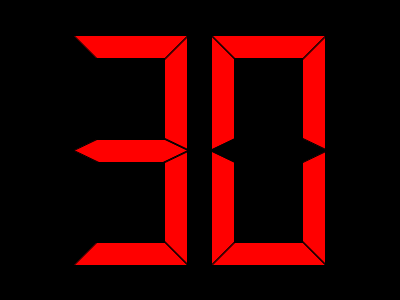
<?xml version="1.0" encoding="UTF-8"?>
<ui version="4.0">
 <class>ShotClockDisplay</class>
 <widget class="QWidget" name="ShotClockDisplay">
  <property name="geometry">
   <rect>
    <x>0</x>
    <y>0</y>
    <width>400</width>
    <height>300</height>
   </rect>
  </property>
  <property name="palette">
   <palette>
    <active>
     <colorrole role="WindowText">
      <brush brushstyle="SolidPattern">
       <color alpha="255">
        <red>255</red>
        <green>0</green>
        <blue>0</blue>
       </color>
      </brush>
     </colorrole>
     <colorrole role="Button">
      <brush brushstyle="SolidPattern">
       <color alpha="255">
        <red>0</red>
        <green>0</green>
        <blue>0</blue>
       </color>
      </brush>
     </colorrole>
     <colorrole role="Light">
      <brush brushstyle="SolidPattern">
       <color alpha="255">
        <red>0</red>
        <green>0</green>
        <blue>0</blue>
       </color>
      </brush>
     </colorrole>
     <colorrole role="Midlight">
      <brush brushstyle="SolidPattern">
       <color alpha="255">
        <red>0</red>
        <green>0</green>
        <blue>0</blue>
       </color>
      </brush>
     </colorrole>
     <colorrole role="Dark">
      <brush brushstyle="SolidPattern">
       <color alpha="255">
        <red>0</red>
        <green>0</green>
        <blue>0</blue>
       </color>
      </brush>
     </colorrole>
     <colorrole role="Mid">
      <brush brushstyle="SolidPattern">
       <color alpha="255">
        <red>0</red>
        <green>0</green>
        <blue>0</blue>
       </color>
      </brush>
     </colorrole>
     <colorrole role="Text">
      <brush brushstyle="SolidPattern">
       <color alpha="255">
        <red>255</red>
        <green>0</green>
        <blue>0</blue>
       </color>
      </brush>
     </colorrole>
     <colorrole role="BrightText">
      <brush brushstyle="SolidPattern">
       <color alpha="255">
        <red>255</red>
        <green>0</green>
        <blue>0</blue>
       </color>
      </brush>
     </colorrole>
     <colorrole role="ButtonText">
      <brush brushstyle="SolidPattern">
       <color alpha="255">
        <red>255</red>
        <green>0</green>
        <blue>0</blue>
       </color>
      </brush>
     </colorrole>
     <colorrole role="Base">
      <brush brushstyle="SolidPattern">
       <color alpha="255">
        <red>0</red>
        <green>0</green>
        <blue>0</blue>
       </color>
      </brush>
     </colorrole>
     <colorrole role="Window">
      <brush brushstyle="SolidPattern">
       <color alpha="255">
        <red>0</red>
        <green>0</green>
        <blue>0</blue>
       </color>
      </brush>
     </colorrole>
     <colorrole role="Shadow">
      <brush brushstyle="SolidPattern">
       <color alpha="255">
        <red>0</red>
        <green>0</green>
        <blue>0</blue>
       </color>
      </brush>
     </colorrole>
     <colorrole role="HighlightedText">
      <brush brushstyle="SolidPattern">
       <color alpha="255">
        <red>255</red>
        <green>0</green>
        <blue>0</blue>
       </color>
      </brush>
     </colorrole>
     <colorrole role="AlternateBase">
      <brush brushstyle="SolidPattern">
       <color alpha="255">
        <red>0</red>
        <green>0</green>
        <blue>0</blue>
       </color>
      </brush>
     </colorrole>
     <colorrole role="NoRole">
      <brush brushstyle="SolidPattern">
       <color alpha="255">
        <red>255</red>
        <green>0</green>
        <blue>0</blue>
       </color>
      </brush>
     </colorrole>
     <colorrole role="ToolTipBase">
      <brush brushstyle="SolidPattern">
       <color alpha="255">
        <red>255</red>
        <green>255</green>
        <blue>220</blue>
       </color>
      </brush>
     </colorrole>
     <colorrole role="ToolTipText">
      <brush brushstyle="SolidPattern">
       <color alpha="255">
        <red>0</red>
        <green>0</green>
        <blue>0</blue>
       </color>
      </brush>
     </colorrole>
     <colorrole role="PlaceholderText">
      <brush brushstyle="SolidPattern">
       <color alpha="128">
        <red>255</red>
        <green>0</green>
        <blue>0</blue>
       </color>
      </brush>
     </colorrole>
    </active>
    <inactive>
     <colorrole role="WindowText">
      <brush brushstyle="SolidPattern">
       <color alpha="255">
        <red>255</red>
        <green>0</green>
        <blue>0</blue>
       </color>
      </brush>
     </colorrole>
     <colorrole role="Button">
      <brush brushstyle="SolidPattern">
       <color alpha="255">
        <red>0</red>
        <green>0</green>
        <blue>0</blue>
       </color>
      </brush>
     </colorrole>
     <colorrole role="Light">
      <brush brushstyle="SolidPattern">
       <color alpha="255">
        <red>0</red>
        <green>0</green>
        <blue>0</blue>
       </color>
      </brush>
     </colorrole>
     <colorrole role="Midlight">
      <brush brushstyle="SolidPattern">
       <color alpha="255">
        <red>0</red>
        <green>0</green>
        <blue>0</blue>
       </color>
      </brush>
     </colorrole>
     <colorrole role="Dark">
      <brush brushstyle="SolidPattern">
       <color alpha="255">
        <red>0</red>
        <green>0</green>
        <blue>0</blue>
       </color>
      </brush>
     </colorrole>
     <colorrole role="Mid">
      <brush brushstyle="SolidPattern">
       <color alpha="255">
        <red>0</red>
        <green>0</green>
        <blue>0</blue>
       </color>
      </brush>
     </colorrole>
     <colorrole role="Text">
      <brush brushstyle="SolidPattern">
       <color alpha="255">
        <red>255</red>
        <green>0</green>
        <blue>0</blue>
       </color>
      </brush>
     </colorrole>
     <colorrole role="BrightText">
      <brush brushstyle="SolidPattern">
       <color alpha="255">
        <red>255</red>
        <green>0</green>
        <blue>0</blue>
       </color>
      </brush>
     </colorrole>
     <colorrole role="ButtonText">
      <brush brushstyle="SolidPattern">
       <color alpha="255">
        <red>255</red>
        <green>0</green>
        <blue>0</blue>
       </color>
      </brush>
     </colorrole>
     <colorrole role="Base">
      <brush brushstyle="SolidPattern">
       <color alpha="255">
        <red>0</red>
        <green>0</green>
        <blue>0</blue>
       </color>
      </brush>
     </colorrole>
     <colorrole role="Window">
      <brush brushstyle="SolidPattern">
       <color alpha="255">
        <red>0</red>
        <green>0</green>
        <blue>0</blue>
       </color>
      </brush>
     </colorrole>
     <colorrole role="Shadow">
      <brush brushstyle="SolidPattern">
       <color alpha="255">
        <red>0</red>
        <green>0</green>
        <blue>0</blue>
       </color>
      </brush>
     </colorrole>
     <colorrole role="HighlightedText">
      <brush brushstyle="SolidPattern">
       <color alpha="255">
        <red>255</red>
        <green>0</green>
        <blue>0</blue>
       </color>
      </brush>
     </colorrole>
     <colorrole role="AlternateBase">
      <brush brushstyle="SolidPattern">
       <color alpha="255">
        <red>0</red>
        <green>0</green>
        <blue>0</blue>
       </color>
      </brush>
     </colorrole>
     <colorrole role="NoRole">
      <brush brushstyle="SolidPattern">
       <color alpha="255">
        <red>255</red>
        <green>0</green>
        <blue>0</blue>
       </color>
      </brush>
     </colorrole>
     <colorrole role="ToolTipBase">
      <brush brushstyle="SolidPattern">
       <color alpha="255">
        <red>255</red>
        <green>255</green>
        <blue>220</blue>
       </color>
      </brush>
     </colorrole>
     <colorrole role="ToolTipText">
      <brush brushstyle="SolidPattern">
       <color alpha="255">
        <red>0</red>
        <green>0</green>
        <blue>0</blue>
       </color>
      </brush>
     </colorrole>
     <colorrole role="PlaceholderText">
      <brush brushstyle="SolidPattern">
       <color alpha="128">
        <red>255</red>
        <green>0</green>
        <blue>0</blue>
       </color>
      </brush>
     </colorrole>
    </inactive>
    <disabled>
     <colorrole role="WindowText">
      <brush brushstyle="SolidPattern">
       <color alpha="255">
        <red>0</red>
        <green>0</green>
        <blue>0</blue>
       </color>
      </brush>
     </colorrole>
     <colorrole role="Button">
      <brush brushstyle="SolidPattern">
       <color alpha="255">
        <red>0</red>
        <green>0</green>
        <blue>0</blue>
       </color>
      </brush>
     </colorrole>
     <colorrole role="Light">
      <brush brushstyle="SolidPattern">
       <color alpha="255">
        <red>0</red>
        <green>0</green>
        <blue>0</blue>
       </color>
      </brush>
     </colorrole>
     <colorrole role="Midlight">
      <brush brushstyle="SolidPattern">
       <color alpha="255">
        <red>0</red>
        <green>0</green>
        <blue>0</blue>
       </color>
      </brush>
     </colorrole>
     <colorrole role="Dark">
      <brush brushstyle="SolidPattern">
       <color alpha="255">
        <red>0</red>
        <green>0</green>
        <blue>0</blue>
       </color>
      </brush>
     </colorrole>
     <colorrole role="Mid">
      <brush brushstyle="SolidPattern">
       <color alpha="255">
        <red>0</red>
        <green>0</green>
        <blue>0</blue>
       </color>
      </brush>
     </colorrole>
     <colorrole role="Text">
      <brush brushstyle="SolidPattern">
       <color alpha="255">
        <red>0</red>
        <green>0</green>
        <blue>0</blue>
       </color>
      </brush>
     </colorrole>
     <colorrole role="BrightText">
      <brush brushstyle="SolidPattern">
       <color alpha="255">
        <red>255</red>
        <green>0</green>
        <blue>0</blue>
       </color>
      </brush>
     </colorrole>
     <colorrole role="ButtonText">
      <brush brushstyle="SolidPattern">
       <color alpha="255">
        <red>0</red>
        <green>0</green>
        <blue>0</blue>
       </color>
      </brush>
     </colorrole>
     <colorrole role="Base">
      <brush brushstyle="SolidPattern">
       <color alpha="255">
        <red>0</red>
        <green>0</green>
        <blue>0</blue>
       </color>
      </brush>
     </colorrole>
     <colorrole role="Window">
      <brush brushstyle="SolidPattern">
       <color alpha="255">
        <red>0</red>
        <green>0</green>
        <blue>0</blue>
       </color>
      </brush>
     </colorrole>
     <colorrole role="Shadow">
      <brush brushstyle="SolidPattern">
       <color alpha="255">
        <red>0</red>
        <green>0</green>
        <blue>0</blue>
       </color>
      </brush>
     </colorrole>
     <colorrole role="HighlightedText">
      <brush brushstyle="SolidPattern">
       <color alpha="255">
        <red>255</red>
        <green>0</green>
        <blue>0</blue>
       </color>
      </brush>
     </colorrole>
     <colorrole role="AlternateBase">
      <brush brushstyle="SolidPattern">
       <color alpha="255">
        <red>0</red>
        <green>0</green>
        <blue>0</blue>
       </color>
      </brush>
     </colorrole>
     <colorrole role="NoRole">
      <brush brushstyle="SolidPattern">
       <color alpha="255">
        <red>255</red>
        <green>0</green>
        <blue>0</blue>
       </color>
      </brush>
     </colorrole>
     <colorrole role="ToolTipBase">
      <brush brushstyle="SolidPattern">
       <color alpha="255">
        <red>255</red>
        <green>255</green>
        <blue>220</blue>
       </color>
      </brush>
     </colorrole>
     <colorrole role="ToolTipText">
      <brush brushstyle="SolidPattern">
       <color alpha="255">
        <red>0</red>
        <green>0</green>
        <blue>0</blue>
       </color>
      </brush>
     </colorrole>
     <colorrole role="PlaceholderText">
      <brush brushstyle="SolidPattern">
       <color alpha="128">
        <red>255</red>
        <green>255</green>
        <blue>255</blue>
       </color>
      </brush>
     </colorrole>
    </disabled>
   </palette>
  </property>
  <property name="windowTitle">
   <string>Form</string>
  </property>
  <property name="autoFillBackground">
   <bool>false</bool>
  </property>
  <layout class="QGridLayout" name="gridLayout">
   <item row="0" column="0">
    <widget class="QLCDNumber" name="shotClockDisplay">
     <property name="digitCount">
      <number>2</number>
     </property>
     <property name="value" stdset="0">
      <double>30.000000000000000</double>
     </property>
    </widget>
   </item>
  </layout>
 </widget>
 <resources/>
 <connections/>
</ui>
